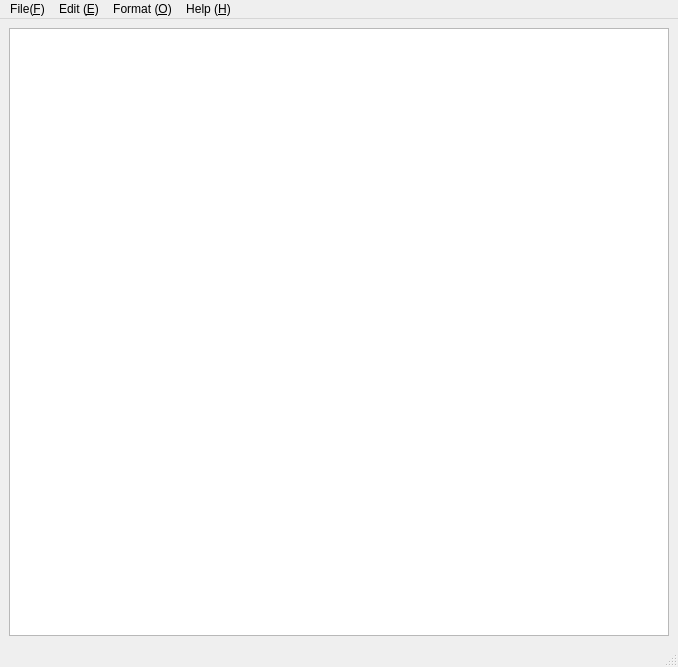
<?xml version="1.0" encoding="UTF-8"?>
<ui version="4.0">
 <class>MainWindow</class>
 <widget class="QMainWindow" name="MainWindow">
  <property name="geometry">
   <rect>
    <x>0</x>
    <y>0</y>
    <width>678</width>
    <height>667</height>
   </rect>
  </property>
  <property name="windowTitle">
   <string>MainWindow</string>
  </property>
  <widget class="QWidget" name="centralwidget">
   <layout class="QGridLayout" name="gridLayout">
    <item row="0" column="0">
     <widget class="QTextEdit" name="textEdit">
      <property name="sizePolicy">
       <sizepolicy hsizetype="Expanding" vsizetype="Expanding">
        <horstretch>0</horstretch>
        <verstretch>0</verstretch>
       </sizepolicy>
      </property>
      <property name="font">
       <font>
        <family>微软雅黑</family>
        <pointsize>16</pointsize>
       </font>
      </property>
     </widget>
    </item>
   </layout>
  </widget>
  <widget class="QMenuBar" name="menubar">
   <property name="geometry">
    <rect>
     <x>0</x>
     <y>0</y>
     <width>678</width>
     <height>26</height>
    </rect>
   </property>
   <widget class="QMenu" name="menu_F">
    <property name="title">
     <string>File(&amp;F)</string>
    </property>
    <addaction name="actionNew"/>
    <addaction name="actionOpen_O"/>
    <addaction name="actionClose_C"/>
    <addaction name="separator"/>
    <addaction name="actionSave_S"/>
    <addaction name="actionSave_as_A"/>
    <addaction name="separator"/>
    <addaction name="actionExit_X"/>
   </widget>
   <widget class="QMenu" name="menuHelp_H">
    <property name="title">
     <string>Help (&amp;H)</string>
    </property>
    <addaction name="actionIntro_I"/>
   </widget>
   <widget class="QMenu" name="menuEdit_E">
    <property name="title">
     <string>Edit (&amp;E)</string>
    </property>
    <addaction name="actionCopy_C"/>
    <addaction name="actionPaste_V"/>
    <addaction name="actionCut_X"/>
    <addaction name="actionUndo_Z"/>
    <addaction name="actionRedo_Y"/>
    <addaction name="separator"/>
    <addaction name="actionFind_F"/>
   </widget>
   <widget class="QMenu" name="menuFormat_O">
    <property name="title">
     <string>Format (&amp;O)</string>
    </property>
    <addaction name="actionFont_N"/>
    <addaction name="actionColor_M"/>
   </widget>
   <addaction name="menu_F"/>
   <addaction name="menuEdit_E"/>
   <addaction name="menuFormat_O"/>
   <addaction name="menuHelp_H"/>
  </widget>
  <widget class="QStatusBar" name="statusbar"/>
  <action name="actionNew">
   <property name="text">
    <string>New(&amp;N)</string>
   </property>
   <property name="shortcut">
    <string>Ctrl+T</string>
   </property>
  </action>
  <action name="actionOpen_O">
   <property name="text">
    <string>Open(&amp;O)</string>
   </property>
   <property name="shortcut">
    <string>Ctrl+O</string>
   </property>
  </action>
  <action name="actionClose_C">
   <property name="text">
    <string>Close (&amp;C)</string>
   </property>
   <property name="shortcut">
    <string>Ctrl+W</string>
   </property>
  </action>
  <action name="actionSave_S">
   <property name="text">
    <string>Save (&amp;S)</string>
   </property>
   <property name="shortcut">
    <string>Ctrl+S</string>
   </property>
  </action>
  <action name="actionSave_as_A">
   <property name="text">
    <string>Save as... (&amp;A)</string>
   </property>
   <property name="shortcut">
    <string>Ctrl+A</string>
   </property>
  </action>
  <action name="actionExit_X">
   <property name="text">
    <string>Exit (&amp;X)</string>
   </property>
   <property name="shortcut">
    <string>Ctrl+X</string>
   </property>
  </action>
  <action name="actionIntro_I">
   <property name="text">
    <string>Intro (&amp;I)</string>
   </property>
   <property name="shortcut">
    <string>Ctrl+H</string>
   </property>
  </action>
  <action name="actionCopy_C">
   <property name="text">
    <string>Copy (&amp;C)</string>
   </property>
   <property name="shortcut">
    <string>Ctrl+C</string>
   </property>
  </action>
  <action name="actionPaste_V">
   <property name="text">
    <string>Paste (&amp;V)</string>
   </property>
   <property name="shortcut">
    <string>Ctrl+V</string>
   </property>
  </action>
  <action name="actionCut_X">
   <property name="text">
    <string>Cut (&amp;X)</string>
   </property>
   <property name="shortcut">
    <string>Ctrl+X</string>
   </property>
  </action>
  <action name="actionUndo_Z">
   <property name="text">
    <string>Undo (&amp;Z)</string>
   </property>
   <property name="shortcut">
    <string>Ctrl+Z</string>
   </property>
  </action>
  <action name="actionRedo_Y">
   <property name="text">
    <string>Redo (&amp;Y)</string>
   </property>
   <property name="shortcut">
    <string>Ctrl+Y</string>
   </property>
  </action>
  <action name="actionFind_F">
   <property name="text">
    <string>Find (&amp;F)</string>
   </property>
   <property name="shortcut">
    <string>Ctrl+F</string>
   </property>
  </action>
  <action name="actionFont_N">
   <property name="text">
    <string>Font (&amp;N)</string>
   </property>
   <property name="shortcut">
    <string>Ctrl+N</string>
   </property>
  </action>
  <action name="actionColor_M">
   <property name="text">
    <string>Color (&amp;M)</string>
   </property>
   <property name="shortcut">
    <string>Ctrl+M</string>
   </property>
  </action>
 </widget>
 <resources/>
 <connections/>
</ui>
